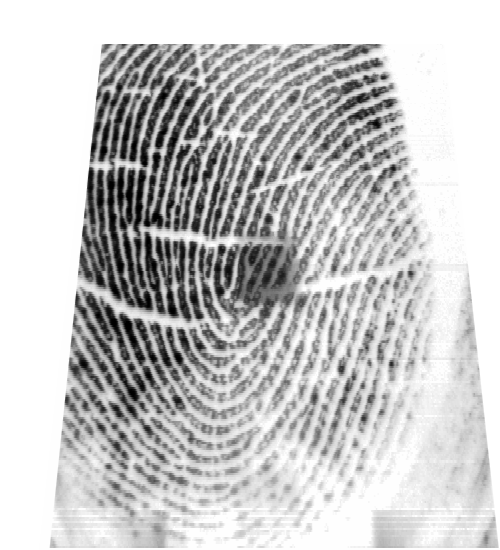
#> input picture Assignment 5/BTLab_Fingerprints/left_thumb/1.bmp, 500 x 550 px, found by its file name
$ jupyter execute --allow-errors Lab05_Fingerprint2-2024W.ipynb
#> lines starting #> are read from the running program, lines starting #| are printed output that depends on the picture
<!-- DON'T EDIT THIS CELL! -->
<!-- TYPE SHIFT+ENTER AND GO TO THE NEXT CELL -->

<center>
    <h1>Laboratory Experiment #5</h1>
    <h3>Fingerprint Biometrics - Part II: Matching</h3>
</center>

[cell 1]
import cv2 as cv
import numpy as np
import matplotlib.pyplot as plt
from mpl_toolkits.mplot3d import Axes3D
from matplotlib import cm
from matplotlib.patches import Rectangle
import matplotlib as mpl

from scipy import ndimage as ndi

from sklearn.feature_extraction.image import extract_patches_2d

from skimage.io import imread, imsave
from skimage.util import img_as_ubyte, invert
from skimage.exposure import equalize_hist, equalize_adapthist
from skimage.filters import median, gaussian
from skimage.filters import gabor_kernel
from skimage.util import invert
from skimage.exposure import equalize_adapthist

# custom functions
from utils_encm.blockproc import blockproc
from utils_encm.poincare import calculate_singularities
from utils_encm.segmentation import segmentation
from utils_encm.normalization import normalize
from utils_encm.gabor_filter import gabor_filter
from utils_encm.frequency import ridge_freq
from utils_encm.orientation import calculate_angles, visualize_angles
from utils_encm.crossing_number import calculate_minutiae
from utils_encm.skeletonize import skeletonize
from utils_encm.align2 import align2
from utils_encm.MatchGaborFeat import MatchGaborFeat
from utils_encm.align2 import align2
from utils_encm.match import match

# setting the default colormap for images only
mpl.rc('image', cmap='gray')

#### Some auxiliary functitons

[cell 2]
def gabor_filtering(img, fi):
    # 'mode' specifies how the convolution algorithm will deal with the borders
    If1 = equalize_adapthist(ndi.convolve(img, fi, mode='wrap'))
    # normalize
    If1 = ((If1 - np.min(If1)) / (np.max(If1) - np.min(If1))) * 255
    #print(np.min(If1), np.max(If1))

    return If1

# create the filter according to the size of the image
def gabor_template(im, angle, freq=0.11):
    r, c = im.shape
    ysize = int(np.floor(r/10))

    t = int(np.floor(ysize/8))
    fi = np.real(gabor_kernel(freq, theta=angle, n_stds=t))

    return fi

[cell 3]
def fingerprint_processing(img, block_size=16, threshold=0.4):
    output = {}

    # normalization - removes the effects of sensor noise and finger pressure differences.
    normalized_img = normalize(img.copy(), float(100), float(100))
    output['normalized_img'] = normalized_img

    # segmentation
    (segmented_img, normim, mask) = segmentation(normalized_img,
                                                 block_size,
                                                 threshold)
    output['segmented_img'] = segmented_img
    output['normim'] = normim
    output['mask'] = mask

    # orientation estimation
    angles = calculate_angles(normalized_img,
                              W=block_size, smooth=True)
    output['angles'] = angles

    # find the overall frequency of ridges
    freq = ridge_freq(normim, mask, angles,
                      block_size, kernel_size=5,
                      minWaveLength=5, maxWaveLength=15)
    output['freq'] = freq

    # create gabor filter and do the actual filtering
    gabor_img = gabor_filter(normim, angles, freq, block_size)
    output['gabor_img'] = gabor_img

    # create the skeleton
    thin_image = skeletonize(gabor_img)
    output['thin_image'] = thin_image

    # find the minutiae
    minutiae_lst, minutiae_img, minutiae_arr = calculate_minutiae(thin_image, mask)
    output['minutiae_lst'] = minutiae_lst
    output['minutiae_img'] = minutiae_img
    output['minutiae_array'] = minutiae_arr

    # singularities
    singularities_lst, singularities_img = calculate_singularities(thin_image,
                                                                   angles, block_size,
                                                                   mask)
    output['singularities_lst'] = singularities_lst
    output['singularities_img'] = singularities_img

    return output

## Reading image

[cell 4]
# the image loaded is already [0,1]
img = imread('BTLab_Fingerprints/right_thumb/1.bmp', as_gray=True)
#> img is the input picture: shape (550, 500) float64; min 0, max 1, mean 0.783
plt.imshow(img, cmap='gray');

### Plotting the Gabor filters

[cell 5]
# +0.1 because python discart the last value
angle = np.arange(0, np.pi-np.pi/8+0.1, np.pi/8)
# filter size: x, y
xsize = 32; ysize = 32
# standard deviation of the gaussian envelope
dx = 8; dy = 8
# frequency
fq = 0.11

plt.figure(figsize=(10,5))

# filtering and feature extraction
for i,a in enumerate(angle):
    # build the filter
    gabor = np.real(gabor_kernel(fq, theta=a, sigma_x=dx, sigma_y=dy, n_stds=4))

    # show Gabor filters
    plt.subplot(2, 4, i+1)
    plt.imshow(gabor, cmap='gray', aspect='auto')
    plt.tick_params(left=False, bottom=False, labelleft=False, labelbottom=False)
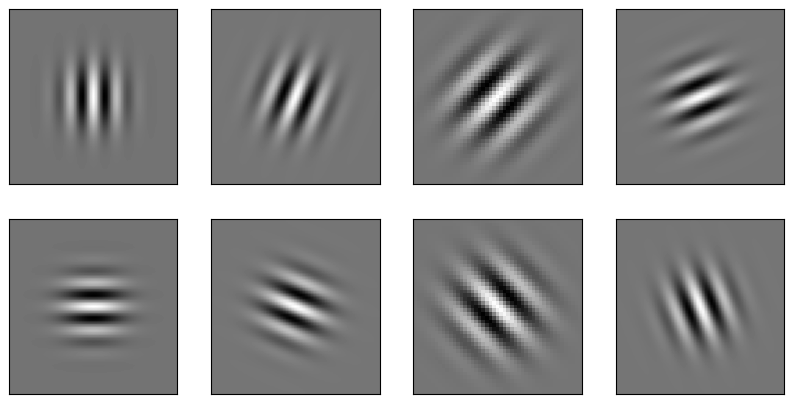
#> figure drawn by matplotlib, 8 panels

#### 3D representation of the Gabor filter

[cell 6]
fi = gabor_template(img, angle=np.pi/4)
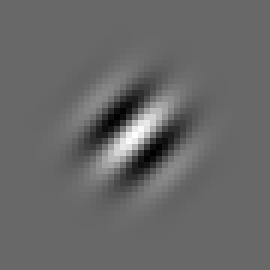
#> fi: shape (45, 45) float64 (shown 6 times larger); min -0.00422, max 0.00609, mean 9.64e-07; drawn with min black and max white

# Filter as a 3D function
fi_r, fi_c = fi.shape
#> fi_r = 45; fi_c = 45

X = np.arange(0, fi_c)
#> X = 45 values from 0 to 44
Y = np.arange(0, fi_r)
#> Y = 45 values from 0 to 44
X, Y = np.meshgrid(X, Y)

fig = plt.figure(figsize=(8,8))
ax = fig.add_subplot(projection='3d')
surf = ax.plot_surface(X, Y, fi, cmap=cm.viridis,
                       linewidth=0, antialiased=False)
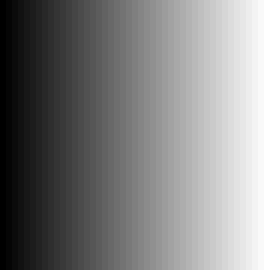
#> X: shape (45, 45) int64 (shown 6 times larger); min 0, max 44, mean 22; drawn with min black and max white
ax.view_init(elev=20, azim=-20)
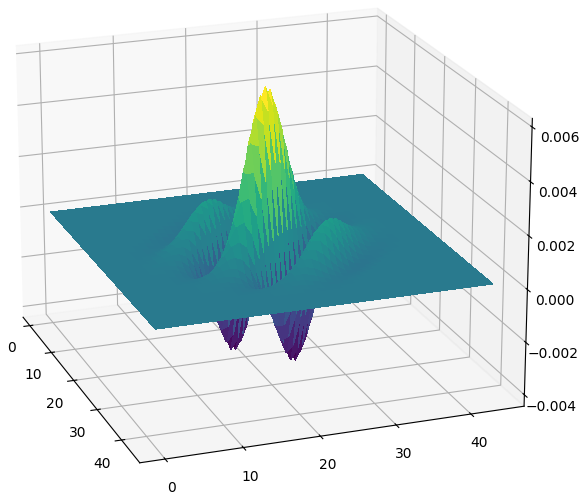
#> figure drawn by matplotlib, 1 panel

## Gabor Filter for Ridge detection

### Filtering with Gabor filter in $\pi/4$ degrees

[cell 7]
img_f = gabor_filtering(img, fi)
#> in gabor_filtering, `If1 = equalize_adapthist(ndi.convolve(img, fi, mode='wrap'))`:
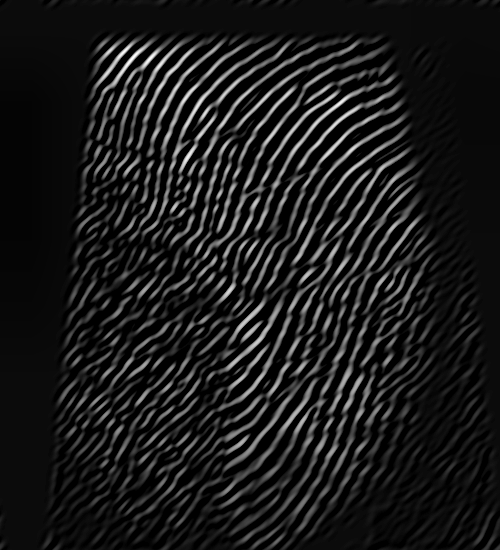
#> If1: shape (550, 500) float64; min 0, max 1, mean 0.106

[cell 8]
plt.figure(figsize=(12,12))
plt.subplot(1,3,1)
plt.imshow(img, cmap='gray'); plt.title('Original image')
plt.subplot(1,3,2)
plt.imshow(fi, cmap='gray'); plt.title('Filter used')
plt.subplot(1,3,3)
plt.imshow(img_f, cmap='gray'); plt.title('Image processed');

### Filtering with Gabor filter in $-\pi/4$ degrees

[cell 9]
fi = gabor_template(img, angle=-np.pi/4)
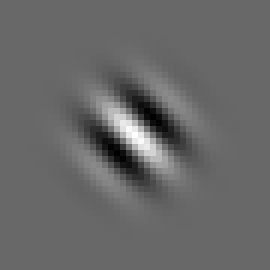
#> fi: shape (45, 45) float64 (shown 6 times larger); min -0.00422, max 0.00609, mean 9.64e-07; drawn with min black and max white
img_f = gabor_filtering(img, fi)
#> in gabor_filtering (call 2), `If1 = equalize_adapthist(ndi.convolve(img, fi, mode='wrap'))`:
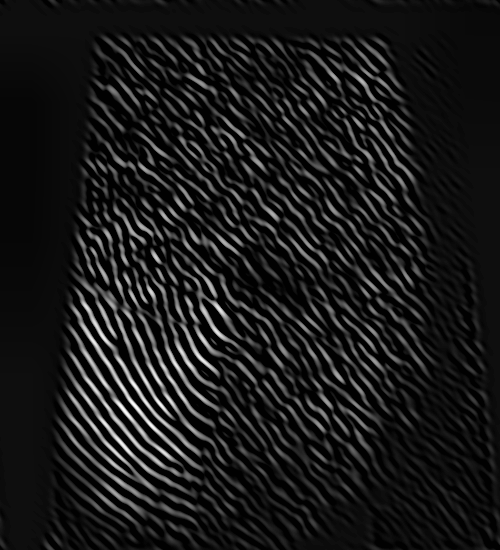
#> If1: shape (550, 500) float64; min 0, max 1, mean 0.102

[cell 10]
plt.figure(figsize=(12,12))
plt.subplot(1,3,1)
plt.imshow(img, cmap='gray'); plt.title('Original image')
plt.subplot(1,3,2)
plt.imshow(fi, cmap='gray'); plt.title('Filter used')
plt.subplot(1,3,3)
plt.imshow(img_f, cmap='gray'); plt.title('Image processed');

## Matching:  Gabor feature-based matching

### Images from the `same` person

#> (a cell that did not finish here is left out)

#> (a cell that did not finish here is left out)

### Images from two `different` people

#> (a cell that did not finish here is left out)

#> (a cell that did not finish here is left out)

## Matching: Minutiae based

### Images from the `same` person

[cell 15]
# both images HAVE to have the same size!!
im1 = img_as_ubyte(imread('BTLab_Fingerprints/left_thumb/2.bmp', as_gray=True))
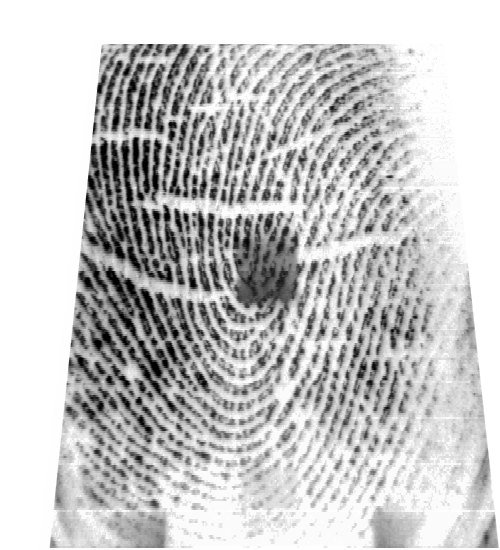
#> input picture Assignment 5/BTLab_Fingerprints/left_thumb/2.bmp, 500 x 550 px
#> im1: shape (550, 500); min 0, max 255, mean 199.4
im2 = img_as_ubyte(imread('BTLab_Fingerprints/left_thumb/3.bmp', as_gray=True))
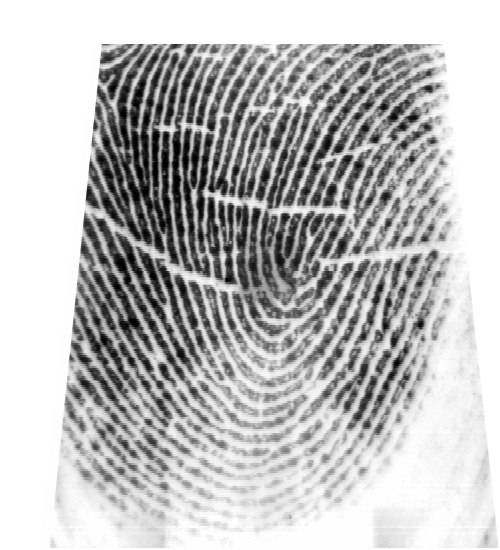
#> input picture Assignment 5/BTLab_Fingerprints/left_thumb/3.bmp, 500 x 550 px
#> im2: shape (550, 500); min 0, max 255, mean 190.2

#> (the rest of this cell did not finish here and is left out)

Fp2 = fingerprint_processing(im2, block_size=12, threshold=0.1)

[cell 16]
plt.figure(figsize=(8,8))
plt.subplot(2,2,1)
#> (the rest of this cell did not finish here and is left out)

#> (a cell that did not finish here is left out)

### Images from two `different` people

[cell 18]
im3 = img_as_ubyte(imread('BTLab_Fingerprints/right_thumb/1.bmp', as_gray=True))
#> im3: shape (550, 500); min 0, max 255, mean 199.7
im4 = img_as_ubyte(imread('BTLab_Fingerprints/left_thumb/4.bmp', as_gray=True))
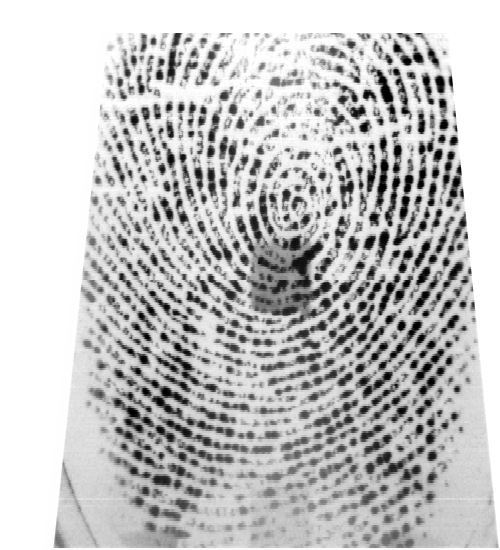
#> input picture Assignment 5/fingerPrints/MushtabaLeft/4.bmp, 500 x 550 px, found by its file name
#> im4: shape (550, 500); min 0, max 255, mean 195.6

#> (the rest of this cell did not finish here and is left out)

Fp4 = fingerprint_processing(im4, block_size=12, threshold=0.1)
